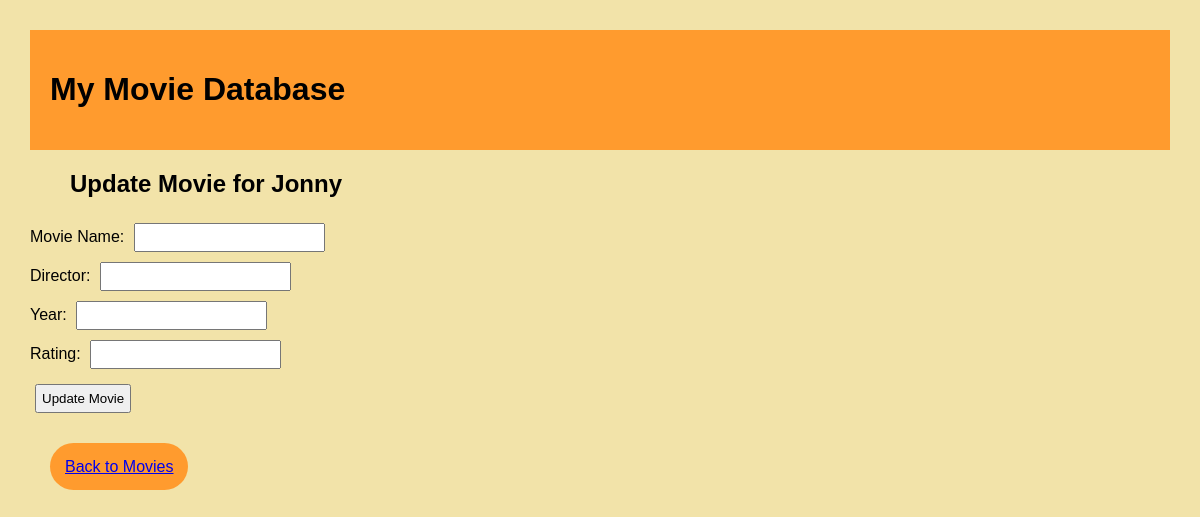
Before: /users/1/update_movie/13 with the older database file.
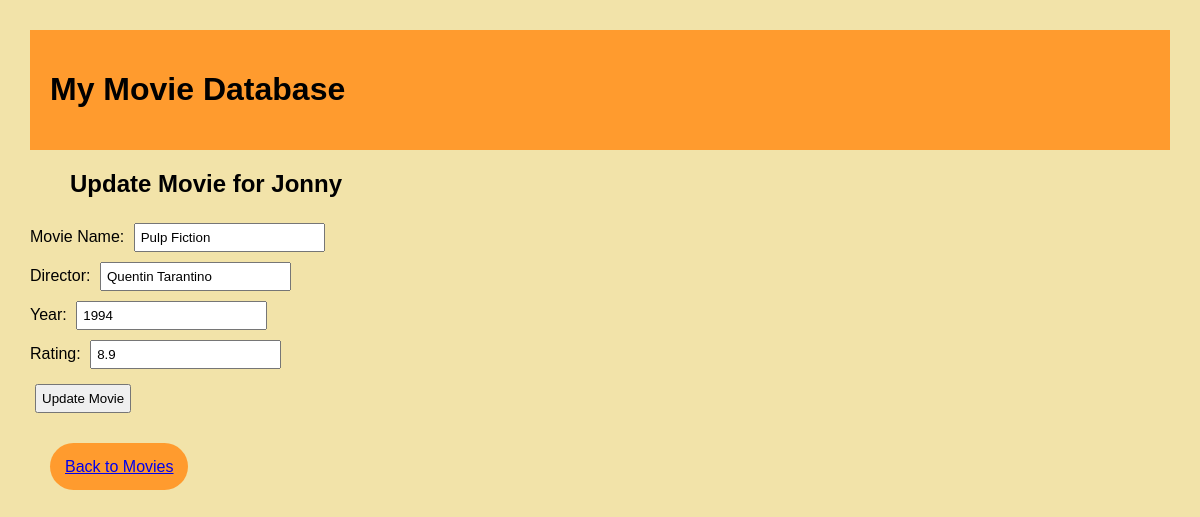
After: the same page with the newer database file.
### data_management/sqlite_data_manager.py (models this page shows)
class User(Base):
    __tablename__ = 'users'
    id = Column(Integer, primary_key=True)
    name = Column(String, nullable=False)
    movies = relationship('Movie', back_populates='user', cascade='all, delete-orphan')

class Movie(Base):
    __tablename__ = 'movies'
    id = Column(Integer, primary_key=True)
    user_id = Column(Integer, ForeignKey('users.id'), nullable=False)
    name = Column(String, nullable=False)
    director = Column(String, nullable=False)
    year = Column(Integer, nullable=False)
    rating = Column(Float, nullable=False)
    poster = Column(String, nullable=True)
    user = relationship('User', back_populates='movies')

### app.py (the view, shortened to what this page needs)
@app.route('/users/<int:user_id>/update_movie/<int:movie_id>', methods=['GET', 'POST'])
def update_movie(user_id, movie_id):
    movie = db_manager.get_movie_by_id(movie_id)
    user = db_manager.get_user_by_id(user_id)
    return render_template('update_movie.html', user=user, movie=movie)

### data_management/sqlite_data_manager.py (called while the page is built)
    def get_user_by_id(self, user_id):
        session = self.Session()
        user = session.query(User).filter_by(id=user_id).first()
        session.close()
        return user

    def get_movie_by_id(self, movie_id):
        session = self.Session()
        movie = session.query(Movie).filter_by(id=movie_id).first()
        session.close()
        return movie

### templates/update_movie.html (shortened to what this page needs)
<!DOCTYPE html>
<html>
<head>
    <link rel="stylesheet" href="{{ url_for('static', filename='style.css') }}">
</head>
<body>
    <header>
        <div class="header">
            <h1>My Movie Database</h1>
        </div>
    </header>
    <h2>Update Movie for {{ user.name }}</h2>
    <form method="post" action="/users/{{ user.id }}/update_movie/{{ movie.id }}">
        <label for="name">Movie Name:</label>
        <input type="text" id="name" name="name" value="{{ movie.name }}" required><br>
        <label for="director">Director:</label>
        <input type="text" id="director" name="director" value="{{ movie.director }}" required><br>
        <label for="year">Year:</label>
        <input type="number" id="year" name="year" value="{{ movie.year }}" required><br>
        <label for="rating">Rating:</label>
        <input type="number" id="rating" step="0.1" name="rating" value="{{ movie.rating }}" required><br>
        <button type="submit">Update Movie</button>
    </form>
    <div class="buttonline">
        <a class="fakebutton" href="/users/{{ user.id }}">Back to Movies</a>
    </div>
</body>
</html>

### static/style.css (style rules this page uses)
body { font-family: Arial, sans-serif; background-color: #F2E3A9; margin: 30px; padding: 0; }
.header { background-color: #FF9B2E; margin-bottom: 20px; margin-top: 20px; padding: 20px; }
.fakebutton { background-color: #FF9B2E; margin: 20px; padding: 15px; border-radius: 25px; width: auto; text-align: center; }
.buttonline { margin-top: 40px; }
#rating { margin-bottom: 10px; }
input { padding: 5px; margin: 5px; }
button { padding: 5px; margin: 5px; }
h2 { margin-left: 40px; }

Changed rows visible on the page:
added Movie: name "Pulp Fiction", director "Quentin Tarantino", year "1994", rating "8.9"
